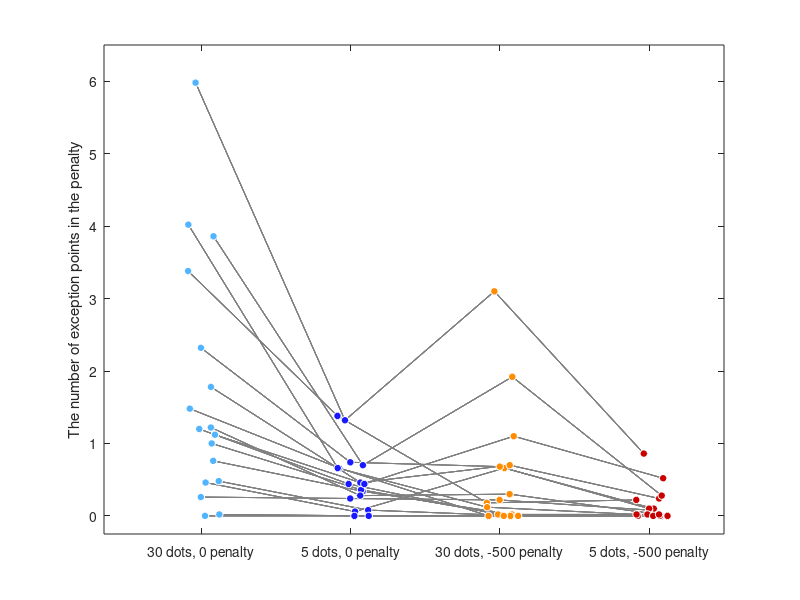

This figure's MATLAB source: (Note: this script raises an error after producing the figure.)
clear; close all;

load('dat_decision');

%%
for condition = 1:4    
    endpointorg = EndpointorgY(:,:,condition);
    samplesY = SamplesY(:,:,condition);
    samplenoise = SampleNoiseY(:,:,condition);
    ssy = []; sy = []; ssamples = [];
    
    [N T] = size(endpointorg); counts = [];
    for subi = 1:N
        for itrial = 1:T
            % each samples sorted in a order
            sy = samplesY(subi, itrial*31-30:itrial*31-1) ; %X1-X30
            endpoint = endpointorg(subi, :);

            if condition == 3 || condition == 4
                sy = sy(1:5);
            end
            isabovepenalty = sy > 180;
            counts(subi,itrial) = sum(isabovepenalty);
        end
    end
    meancounts(:,condition) = mean(counts,2);
    if condition == 1 || condition == 2
        pctgcounts(:,condition) = mean(counts,2) / 30 ;
    else
        pctgcounts(:,condition) = mean(counts,2) / 5 ;        
    end
end 
tmp = [1 3 2 4]; % [30,0], [5,0], [30,-500], [5,-500]
meancounts = meancounts(:,tmp);
ms = 5.5; cs = 10; ms2 = 10;
figure
C1 = [204 247 255]./255 ; C11 = [80 180 255]./255 ; 
C3 = [179 179 255]./255; C33 = [25 25 255]./255;
C2 = [255 221 200]./255; C22 = [255 140 0]./255;
C4 = [255 200 200]./255; C44 = [200 0 0]./255; 

ic = [1 2 3 4] + rand(17,1)*0.3-0.15; 
p = 0.3;
% plot(1:4, meancounts, 'k-'); hold on 
for j = 1:17 
    for i = 1:4
       plot(ic(j,:), meancounts(j,:), '-','Color',[0.5 0.5 0.5]); hold on 
    end
end
plot(ic(:,1), meancounts(:,1), 'o', 'MarkerEdgeColor', 'w', 'MarkerFaceColor', C11, 'MarkerSize',ms); hold on
plot(ic(:,2), meancounts(:,2), 'o', 'MarkerEdgeColor', 'w', 'MarkerFaceColor', C33, 'MarkerSize',ms); 
plot(ic(:,3), meancounts(:,3), 'o', 'MarkerEdgeColor', 'w', 'MarkerFaceColor', C22, 'MarkerSize',ms); 
plot(ic(:,4), meancounts(:,4), 'o', 'MarkerEdgeColor', 'w', 'MarkerFaceColor', C44, 'MarkerSize',ms); 

yticks(0:1:7); ylim([-0.25 6.5]); 
xlim([0.35 4.5]); xticks(1:1:5);
xticklabels({'30 dots, 0 penalty', '5 dots, 0 penalty', '30 dots, -500 penalty', '5 dots, -500 penalty'}); 
ylabel('The number of exception points in the penalty');
myfigAI2(13,0.025,400,430);


%% 
for condition = 1:4    
    endpointorg = EndpointorgY(:,:,condition);
    samplesY = SamplesY(:,:,condition);
    samplenoise = SampleNoiseY(:,:,condition);
    ssy = []; sy = []; ssamples = [];
    
    [N T] = size(endpointorg);
    for subi = 1:N
        for itrial = 1:T
            % each samples sorted in a order
            sy = samplesY(subi, itrial*31-30:itrial*31-1) ; %X1-X30
            endpoint = endpointorg(subi, :);

            if condition == 3 || condition == 4
                sy = sy(1:5);
            end
            ssy = sort(sy);
            if condition == 1 || condition == 2
                pctl1 = round(30*0.02); pctl2 = round(30*0.25); pctl3 = round(30*0.5);
                pctl4 = round(30*0.75); pctl5 = round(30*1);
                ssy = [ssy(pctl1), ssy(pctl2),ssy(pctl3),ssy(pctl4),ssy(pctl5)];
            end
            ssamples(itrial, :, subi) = ssy;            
        end
    end
    
    for subi = 1:N
        endpoint = endpointorg(subi, :)';
        sample = ssamples(:,:,subi);
        orgsample = sample - endpoint ;

        Smax(:, condition, subi) = orgsample(:,5) ;
        
        Endpoint(:, condition, subi) = endpoint ;        
    end
end 

% model fitting
for subi = 1:17

    Subdata   = Endpoint(:,:,subi) ;
    smax = Smax(:,:,subi) ;
    
    [estimates_smax, log_likelihood] = ML_fit_SmaxSt(Subdata, smax);
   
    Bias1(subi,:) = estimates_smax;
    Yhut1 = []; 
    
    for con = 1:4
        if con == 1 || con == 3
            bias1 = estimates_smax(1);
        else
            bias1 = estimates_smax(2);
        end
        Yhut1(:,con) = (180 - bias1) - smax(:,con) ;
    end
    
    YHut1(:,:,subi) = Yhut1;
    Estimates_smax(subi,:) = estimates_smax;
end

refboundary0 = Estimates_smax(:,1); % recovered reference boundary in 0 penalty condition
refboundary500 = Estimates_smax(:,2); % recovered reference boundary in -500 penalty condition

figure
plot(1:2,[refboundary0, refboundary500],'ko-')
mean([refboundary0, refboundary500])
std([refboundary0, refboundary500])
% unit: mm 




